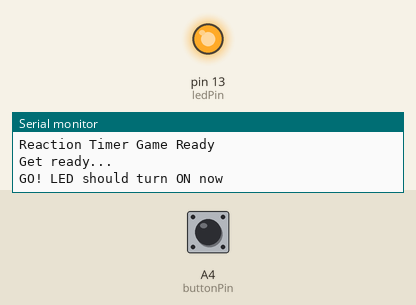
Bench run of a sketch on a simulated Arduino Uno, built with avr-gcc and run on an emulated ATmega328P. Shown: output pins drawn as LEDs (lit = HIGH), the last lines printed to the serial monitor. The test bench sets the inputs (shaded band); at power-on: A4 (buttonPin) HIGH. Random numbers use the default seed unless the sketch sets one.

Above: at 5.2 s.
5.3 s: A4 (buttonPin) pulled LOW for 0.15 s
At 6.1 s:
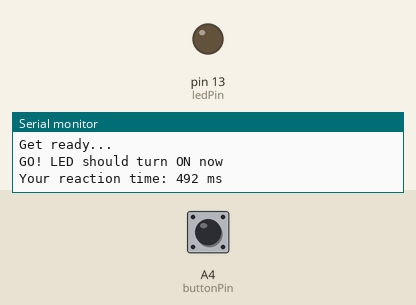
Timing chart, 0 to 12.9 s (numbered marks = the images above; inputs shaded):
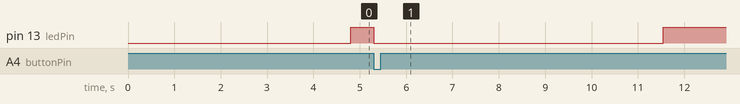

The sketch:

REACTION_TIMER_GAME.ino
```cpp
const int ledPin = 13;     // Onboard LED (or external on D13)
const int buttonPin = A4;  // Onboard button on A4

void setup() {
  pinMode(ledPin, OUTPUT);
  pinMode(buttonPin, INPUT_PULLUP); // Button connected to GND
  Serial.begin(9600);
  Serial.println("Reaction Timer Game Ready");
  delay(1000);
}

void loop() {
  Serial.println("Get ready...");
  delay(random(2000, 5000));  // Wait 2–5 seconds

  Serial.println("GO! LED should turn ON now");
  digitalWrite(ledPin, HIGH);  // Turn LED ON
  unsigned long startTime = millis();

  // Wait until the button is PRESSED (goes LOW)
  while (digitalRead(buttonPin) == LOW) {
    // Button is already being held down before LED turns on
    // Wait until it's released first
    delay(50);
  }

  // Now wait for user to press the button
  while (digitalRead(buttonPin) == HIGH) {
    // do nothing, wait for press
  }

  unsigned long reactionTime = millis() - startTime;
  digitalWrite(ledPin, LOW);  // Turn LED OFF

  Serial.print("Your reaction time: ");
  Serial.print(reactionTime);
  Serial.println(" ms");

  delay(3000);
}
```

Measured:
- after the input at 5.3 s, pin 13 (ledPin): HIGH → LOW at once, → HIGH 6.2 s later
